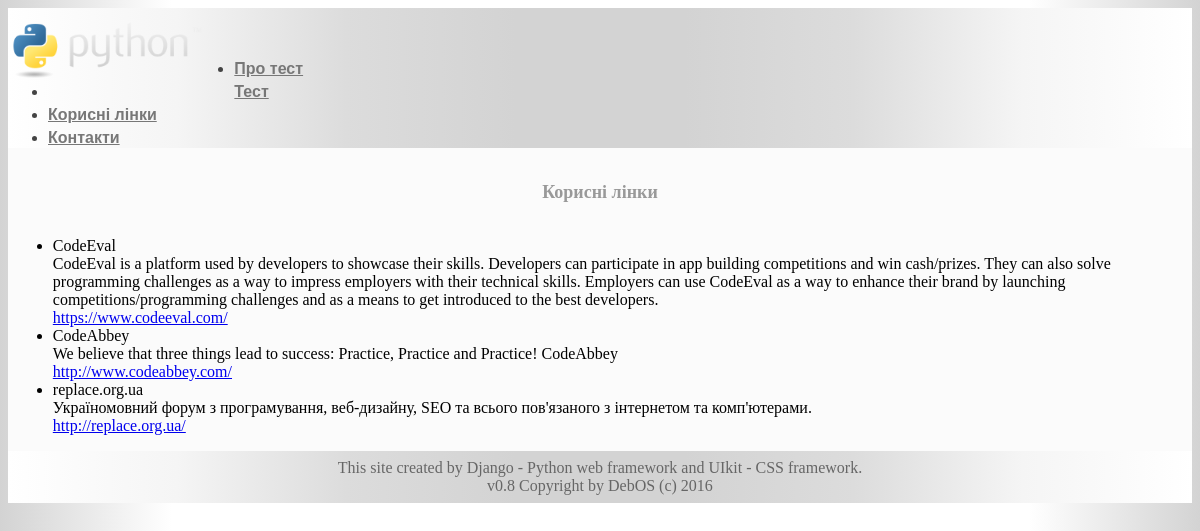
The app's page /quiz/useful_links with its own data.
### quiz/models.py (models this page shows, shortened)
class UsefulLinks(models.Model):
    name = models.CharField(max_length=200)
    description = models.TextField()
    link = models.CharField(max_length=200)

### quiz/views.py (the view)
def useful_links(request):
    context = {'links': UsefulLinks.objects.all(), }
    return render(request, 'quiz/useful_links.html', context)

### quiz/templates/quiz/useful_links.html (shortened to what this page needs)
{% extends "quiz/base.html" %}
{% block content %}
<h1 class="title">Корисні лінки</h1>
<ul class="uk-list uk-list-striped uk-list-space">
    {% for link in links %}
    <li>
        <div class="uk-text-large"> {{link.name}}</div>
        <div class=""> {{link.description}}</div>
        <div class="uk-button-link"><a href="{{link.link}}">{{link.link}}</a></div>
    </li>
    {%endfor%}
</ul>
{% endblock %}

### quiz/static/quiz/css/quiz.css (style rules this page uses)
body { background-color: Whitesmoke; background: linear-gradient(to right, LightGrey, White, White, White, White, White, White, LightGrey); }
.title { text-align: center!important; color: #999!important; ￼ font-weight: 700; font-size: 18px; ￼ line-height: 24px; padding: 1em; }

### records on screen
UsefulLinks: name "CodeEval", description "CodeEval is a platform used by developers to showcase their skills. Developers can participate in app building competitions and win cash/prizes. They can also solve programming challenges as a way to impress employers with their technical skills. Employers can use CodeEval as a way to enhance their brand by launching competitions/programming challenges and as a means to get introduced to the best developers.", link "https://www.codeeval.com/"
UsefulLinks: name "CodeAbbey", description "We believe that three things lead to success: Practice, Practice and Practice! CodeAbbey", link "http://www.codeabbey.com/"
UsefulLinks: name "replace.org.ua", description "Україномовний форум з програмування, веб-дизайну, SEO та всього пов'язаного з інтернетом та комп'ютерами.", link "http://replace.org.ua/"
